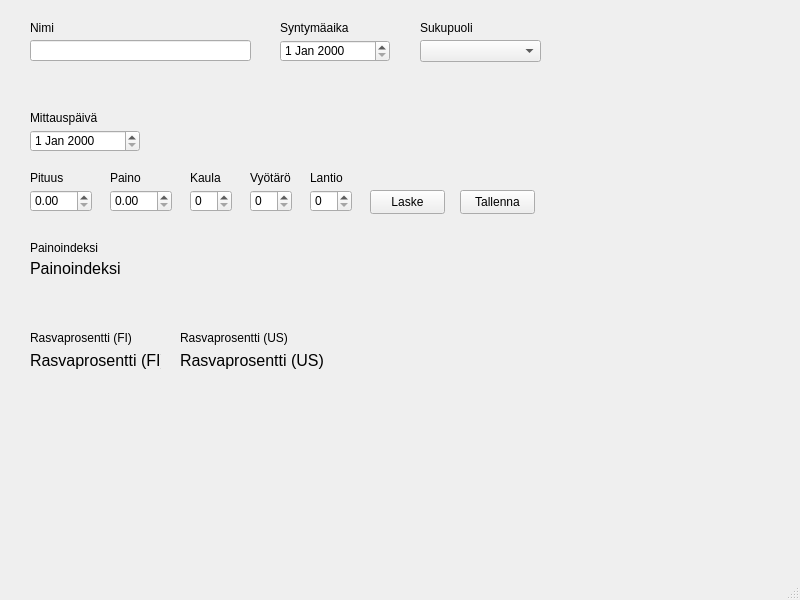
<?xml version="1.0" encoding="UTF-8"?>
<ui version="4.0">
 <class>MainWindow</class>
 <widget class="QMainWindow" name="MainWindow">
  <property name="geometry">
   <rect>
    <x>0</x>
    <y>0</y>
    <width>800</width>
    <height>600</height>
   </rect>
  </property>
  <property name="windowTitle">
   <string>MainWindow</string>
  </property>
  <property name="toolTip">
   <string>Syötä nimesi</string>
  </property>
  <widget class="QWidget" name="centralwidget">
   <property name="palette">
    <palette>
     <active/>
     <inactive/>
     <disabled/>
    </palette>
   </property>
   <widget class="QLabel" name="nameLabel">
    <property name="geometry">
     <rect>
      <x>30</x>
      <y>20</y>
      <width>49</width>
      <height>16</height>
     </rect>
    </property>
    <property name="text">
     <string>Nimi</string>
    </property>
   </widget>
   <widget class="QLineEdit" name="nameLineEdit">
    <property name="geometry">
     <rect>
      <x>30</x>
      <y>40</y>
      <width>221</width>
      <height>21</height>
     </rect>
    </property>
    <property name="toolTip">
     <string>&lt;html&gt;&lt;head/&gt;&lt;body&gt;&lt;p&gt;Syötä nimesi&lt;/p&gt;&lt;/body&gt;&lt;/html&gt;</string>
    </property>
   </widget>
   <widget class="QDateEdit" name="measuringDateEdit">
    <property name="geometry">
     <rect>
      <x>30</x>
      <y>130</y>
      <width>110</width>
      <height>22</height>
     </rect>
    </property>
   </widget>
   <widget class="QLabel" name="measuringDateLabel">
    <property name="geometry">
     <rect>
      <x>30</x>
      <y>110</y>
      <width>81</width>
      <height>16</height>
     </rect>
    </property>
    <property name="text">
     <string>Mittauspäivä</string>
    </property>
   </widget>
   <widget class="QDoubleSpinBox" name="heightDoubleSpinBox">
    <property name="geometry">
     <rect>
      <x>30</x>
      <y>190</y>
      <width>62</width>
      <height>22</height>
     </rect>
    </property>
   </widget>
   <widget class="QLabel" name="heightLabel">
    <property name="geometry">
     <rect>
      <x>30</x>
      <y>170</y>
      <width>49</width>
      <height>16</height>
     </rect>
    </property>
    <property name="text">
     <string>Pituus</string>
    </property>
   </widget>
   <widget class="QDoubleSpinBox" name="weightDoubleSpinBox">
    <property name="geometry">
     <rect>
      <x>110</x>
      <y>190</y>
      <width>62</width>
      <height>22</height>
     </rect>
    </property>
   </widget>
   <widget class="QLabel" name="weightLabel">
    <property name="geometry">
     <rect>
      <x>110</x>
      <y>170</y>
      <width>49</width>
      <height>16</height>
     </rect>
    </property>
    <property name="text">
     <string>Paino</string>
    </property>
   </widget>
   <widget class="QLabel" name="neckLabel">
    <property name="geometry">
     <rect>
      <x>190</x>
      <y>170</y>
      <width>49</width>
      <height>16</height>
     </rect>
    </property>
    <property name="text">
     <string>Kaula</string>
    </property>
   </widget>
   <widget class="QSpinBox" name="neckSpinBox">
    <property name="geometry">
     <rect>
      <x>190</x>
      <y>190</y>
      <width>42</width>
      <height>22</height>
     </rect>
    </property>
   </widget>
   <widget class="QSpinBox" name="waistSpinBox">
    <property name="geometry">
     <rect>
      <x>250</x>
      <y>190</y>
      <width>42</width>
      <height>22</height>
     </rect>
    </property>
   </widget>
   <widget class="QLabel" name="waistLabel">
    <property name="geometry">
     <rect>
      <x>250</x>
      <y>170</y>
      <width>49</width>
      <height>16</height>
     </rect>
    </property>
    <property name="text">
     <string>Vyötärö</string>
    </property>
   </widget>
   <widget class="QSpinBox" name="pelvisSpinBox">
    <property name="geometry">
     <rect>
      <x>310</x>
      <y>190</y>
      <width>42</width>
      <height>22</height>
     </rect>
    </property>
   </widget>
   <widget class="QLabel" name="pelvisLabel">
    <property name="geometry">
     <rect>
      <x>310</x>
      <y>170</y>
      <width>49</width>
      <height>16</height>
     </rect>
    </property>
    <property name="text">
     <string>Lantio</string>
    </property>
   </widget>
   <widget class="QPushButton" name="calculateButton">
    <property name="geometry">
     <rect>
      <x>370</x>
      <y>190</y>
      <width>75</width>
      <height>24</height>
     </rect>
    </property>
    <property name="text">
     <string>Laske</string>
    </property>
   </widget>
   <widget class="QPushButton" name="saveButton">
    <property name="geometry">
     <rect>
      <x>460</x>
      <y>190</y>
      <width>75</width>
      <height>24</height>
     </rect>
    </property>
    <property name="text">
     <string>Tallenna</string>
    </property>
   </widget>
   <widget class="QDateEdit" name="birthDateEdit">
    <property name="geometry">
     <rect>
      <x>280</x>
      <y>40</y>
      <width>110</width>
      <height>22</height>
     </rect>
    </property>
   </widget>
   <widget class="QLabel" name="birthDateLabel">
    <property name="geometry">
     <rect>
      <x>280</x>
      <y>20</y>
      <width>81</width>
      <height>16</height>
     </rect>
    </property>
    <property name="text">
     <string>Syntymäaika</string>
    </property>
   </widget>
   <widget class="QComboBox" name="genderComboBox">
    <property name="geometry">
     <rect>
      <x>420</x>
      <y>40</y>
      <width>121</width>
      <height>22</height>
     </rect>
    </property>
    <property name="placeholderText">
     <string>Valitse sukupuoli</string>
    </property>
   </widget>
   <widget class="QLabel" name="showBmiLabel">
    <property name="geometry">
     <rect>
      <x>30</x>
      <y>260</y>
      <width>91</width>
      <height>16</height>
     </rect>
    </property>
    <property name="font">
     <font>
      <pointsize>12</pointsize>
     </font>
    </property>
    <property name="text">
     <string>Painoindeksi</string>
    </property>
   </widget>
   <widget class="QLabel" name="showFatFiLabel">
    <property name="geometry">
     <rect>
      <x>30</x>
      <y>350</y>
      <width>131</width>
      <height>21</height>
     </rect>
    </property>
    <property name="font">
     <font>
      <pointsize>12</pointsize>
     </font>
    </property>
    <property name="text">
     <string>Rasvaprosentti (FI)</string>
    </property>
   </widget>
   <widget class="QLabel" name="showFatUsLabel">
    <property name="geometry">
     <rect>
      <x>180</x>
      <y>350</y>
      <width>151</width>
      <height>21</height>
     </rect>
    </property>
    <property name="font">
     <font>
      <pointsize>12</pointsize>
     </font>
    </property>
    <property name="text">
     <string>Rasvaprosentti (US)</string>
    </property>
   </widget>
   <widget class="QLabel" name="bmiLabel">
    <property name="geometry">
     <rect>
      <x>30</x>
      <y>240</y>
      <width>71</width>
      <height>16</height>
     </rect>
    </property>
    <property name="text">
     <string>Painoindeksi</string>
    </property>
   </widget>
   <widget class="QLabel" name="fatFiLabel">
    <property name="geometry">
     <rect>
      <x>30</x>
      <y>330</y>
      <width>111</width>
      <height>16</height>
     </rect>
    </property>
    <property name="text">
     <string>Rasvaprosentti (FI)</string>
    </property>
   </widget>
   <widget class="QLabel" name="fatUsLabel">
    <property name="geometry">
     <rect>
      <x>180</x>
      <y>330</y>
      <width>111</width>
      <height>16</height>
     </rect>
    </property>
    <property name="text">
     <string>Rasvaprosentti (US)</string>
    </property>
   </widget>
   <widget class="QLabel" name="genderLabel">
    <property name="geometry">
     <rect>
      <x>420</x>
      <y>20</y>
      <width>61</width>
      <height>16</height>
     </rect>
    </property>
    <property name="text">
     <string>Sukupuoli</string>
    </property>
   </widget>
  </widget>
  <widget class="QMenuBar" name="menubar">
   <property name="geometry">
    <rect>
     <x>0</x>
     <y>0</y>
     <width>800</width>
     <height>22</height>
    </rect>
   </property>
  </widget>
  <widget class="QStatusBar" name="statusbar"/>
 </widget>
 <resources/>
 <connections/>
</ui>
